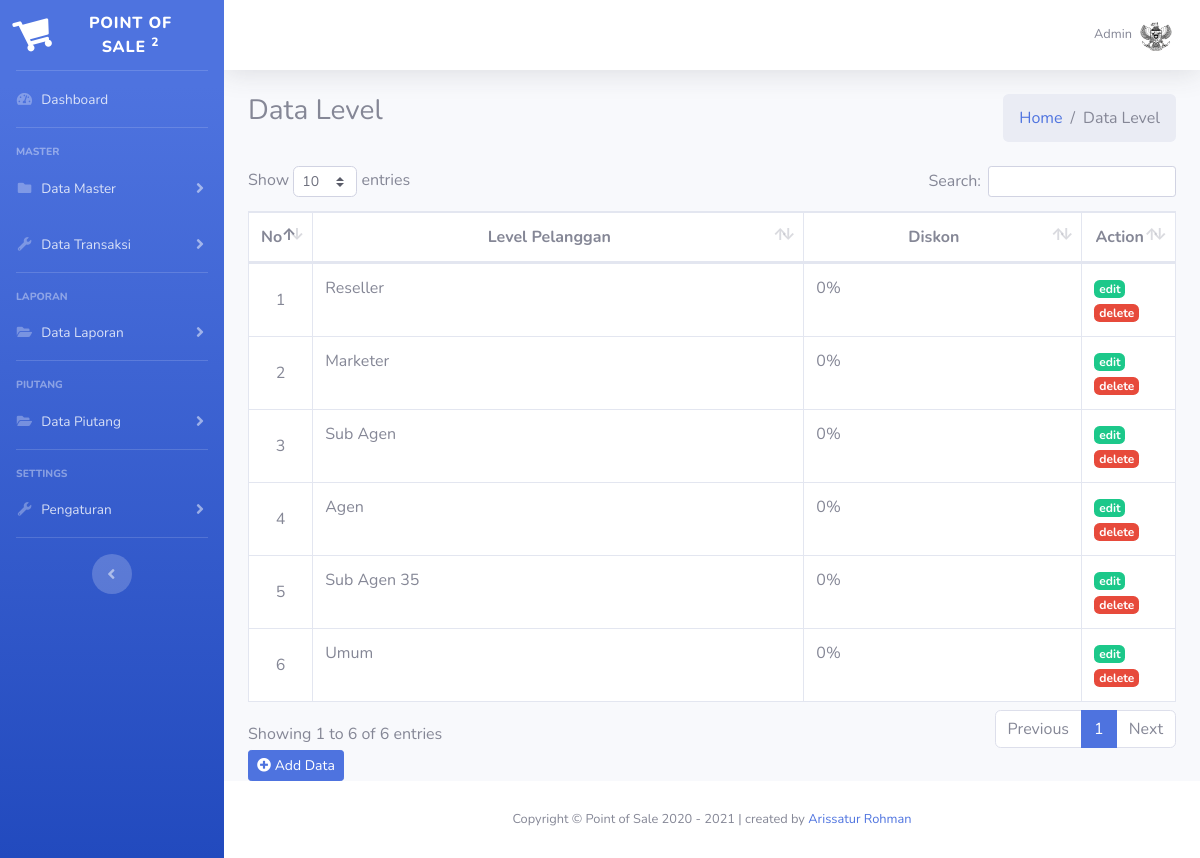
The page /index.php?page=level (signed in) on the database its author committed.
### tables this page shows
CREATE TABLE `tb_level` (
  `id_level` int(11) NOT NULL,
  `p_level` varchar(30) NOT NULL,
  `diskon` varchar(10) NOT NULL
);

### index.php (the view, shortened to what this page needs)
<?php
include("inc/config.php");
$uri_path = "//$_SERVER[HTTP_HOST]$_SERVER[REQUEST_URI]";
$uri_segments = explode('/', $uri_path);
?>
<!DOCTYPE html>
<html lang="en">
<head>
  <link href="vendor/fontawesome-free/css/all.min.css" rel="stylesheet" type="text/css">
  <link href="css/sb-admin-2.min.css" rel="stylesheet">
  <link href="vendor/datatables/dataTables.bootstrap4.min.css" rel="stylesheet">
</head>
<body id="page-top">
  <div id="wrapper">
    <ul class="navbar-nav bg-gradient-primary <?php if ($uri_segments[4] == "index.php?page=penjualan") {echo 'toggled';}else{echo '';} ?> sidebar sidebar-dark accordion" id="accordionSidebar">
      <a class="sidebar-brand d-flex align-items-center justify-content-center" href="index.php">
        <div class="sidebar-brand-icon rotate-n-15">
          <i class="fas fa-shopping-cart"></i>
        </div>
        <div class="sidebar-brand-text mx-3">Point of Sale <sup>2</sup></div>
      </a>
      <hr class="sidebar-divider my-0">
      <li class="nav-item <?php if ($uri_segments[4] == "index.php") {echo 'active';} ?>">
        <a class="nav-link" href="index.php">
          <i class="fas fa-fw fa-tachometer-alt"></i>
          <span>Dashboard</span></a>
      </li>
      <hr class="sidebar-divider">
      <div class="sidebar-heading">
        Master
      </div>
      <li class="nav-item
      <?php
        if ($uri_segments[4] == "index.php?page=barang") {echo 'active';}
        elseif ($uri_segments[4] == "index.php?page=pelanggan") {echo 'active';}
        elseif ($uri_segments[4] == "index.php?page=level") {echo 'active';}
      ?>">
        <a class="nav-link collapsed" href="#" data-toggle="collapse" data-target="#collapseTwo" aria-expanded="true" aria-controls="collapseTwo">
          <i class="fas fa-fw fa-folder"></i>
          <span>Data Master</span>
        </a>
      </li>
      <li class="nav-item
      <?php
        if ($uri_segments[4] == "index.php?page=beli") {echo 'active';}
        elseif ($uri_segments[4] == "index.php?page=penjualan") {echo 'active';}
      ?>">
        <a class="nav-link collapsed" href="#" data-toggle="collapse" data-target="#collapseUtilities" aria-expanded="true" aria-controls="collapseUtilities">
          <i class="fas fa-fw fa-wrench"></i>
          <span>Data Transaksi</span>
        </a>
      </li>
      <hr class="sidebar-divider">
      <div class="sidebar-heading">
        Laporan
      </div>
      <li class="nav-item
      <?php
        if ($uri_segments[4] == "index.php?page=top_omzet") {echo 'active';}
        elseif ($uri_segments[4] == "index.php?page=lap_penjualan") {echo 'active';}
      ?>">
        <a class="nav-link collapsed" href="#" data-toggle="collapse" data-target="#collapsePages" aria-expanded="true" aria-controls="collapsePages">
          <i class="fas fa-fw fa-folder-open"></i>
          <span>Data Laporan</span>
        </a>
      </li>
      <hr class="sidebar-divider">
      <div class="sidebar-heading">
        Piutang
      </div>
      <li class="nav-item
      <?php
        if ($uri_segments[4] == "index.php?page=piutang") {echo 'active';}
      ?>">
        <a class="nav-link collapsed" href="#" data-toggle="collapse" data-target="#piutang" aria-expanded="true" aria-controls="collapsePages">
          <i class="fas fa-fw fa-folder-open"></i>
          <span>Data Piutang</span>
        </a>
      </li>
      <hr class="sidebar-divider">
      <div class="sidebar-heading">
        Settings
      </div>
      <li class="nav-item
      <?php
        if ($uri_segments[4] == "index.php?page=brand") {echo 'active';}
        elseif ($uri_segments[4] == "index.php?page=user") {echo 'active';}
      ?>">
        <a class="nav-link collapsed" href="#" data-toggle="collapse" data-target="#collapseSetting" aria-expanded="true" aria-controls="collapseSetting">
          <i class="fas fa-fw fa-wrench"></i>
          <span>Pengaturan</span>
        </a>
      </li>
      <hr class="sidebar-divider d-none d-md-block">
      <div class="text-center d-none d-md-inline">
        <button class="rounded-circle border-0" id="sidebarToggle"></button>
      </div>
    </ul>
    <div id="content-wrapper" class="d-flex flex-column">
      <div id="content">
        <nav class="navbar navbar-expand navbar-light bg-white topbar mb-4 static-top shadow">
          <ul class="navbar-nav ml-auto">
            <li class="nav-item dropdown no-arrow">
              <a class="nav-link dropdown-toggle" href="#" id="userDropdown" role="button" data-toggle="dropdown" aria-haspopup="true" aria-expanded="false">
                <span class="mr-2 d-none d-lg-inline text-gray-600 small"><?= $_SESSION['nama_user']; ?></span>
                <img class="img-profile rounded-circle" src="img/09032021155951garuda.png">
              </a>
            </li>
          </ul>
        </nav>
        <div class="container-fluid">
          <?php
          $page = $_GET['page'];
          $aksi = $_GET['aksi'];
          if ($page == "barang") {
            if ($aksi == "") {
              include('page/barang/barang.php');
            } elseif ($aksi == "add") {
              include('page/barang/add.php');
            } elseif ($aksi == "edit") {
              include('page/barang/edit.php');
            } elseif ($aksi == "delete") {
              include('page/barang/delete.php');
            }
        } elseif ($page == "level") {
            if ($aksi == "") {
              include('page/level/level.php');
            } elseif ($aksi == "add") {
              include('page/level/add.php');
            } elseif ($aksi == "edit") {
              include('page/level/edit.php');
            } elseif ($aksi == "delete") {
              include('page/level/delete.php');
            }
          } elseif ($page == "piutang") {
            if ($aksi == "") {
              include('page/piutang/piutang.php');
            } elseif ($aksi == "edit") {
              include('page/piutang/edit.php');
            }
          } elseif ($page == "top_omzet") {
            if ($aksi == "") {
              include('page/laporan/top_omzet.php');
            } elseif ($aksi == "omzet_detail") {
              include('page/laporan/omzet_detail.php');
            }
          }elseif ($page == "brg_habis") {
            if ($aksi == "") {
              include('page/laporan/lap_brg_habis.php');
            }
          } elseif ($page == "") {
            include "dashboard.php";
          } else {
            echo "Halaman tidak ditemukan";
          }
          ?>
        </div>
      </div>
      <footer class="sticky-footer bg-white">
        <div class="container my-auto">
          <div class="copyright text-center my-auto">
            <span>Copyright &copy; Point of Sale 2020 - <?= $th = date('Y'); ?> | created by <a href="https://github.com/arissaturrohman/">Arissatur Rohman</a></span>
          </div>
        </div>
      </footer>
    </div>
  </div>
</body>
</html>

### page/level/level.php
<section class="content-header">
    <div class="row mb-2">
        <div class="col-sm-6">
            <h3>Data Level</h3>
        </div>
        <div class="col-sm-6">
            <ol class="breadcrumb float-sm-right">
                <li class="breadcrumb-item"><a href="index.php">Home</a></li>
                <li class="breadcrumb-item active">Data Level</li>
            </ol>
        </div>
    </div>
</section>
<section class="content">
    <table id="dataTable" class="table table-bordered table-hover bg-white">
        <thead>
            <tr>
                <th class="align-middle text-center" width="5%">No</th>
                <th class="align-middle text-center">Level Pelanggan</th>
                <th class="align-middle text-center">Diskon</th>
                <th class="align-middle text-center" width="10%">Action</th>
            </tr>
        </thead>
        <tbody>
            <?php
            $no = 1;
            $sql = $conn->query("SELECT * FROM tb_level ORDER BY diskon ASC");
            while ($data = $sql->fetch_assoc()) {
            ?>
                <tr>
                    <td class="align-middle text-center"><?= $no++; ?></td>
                    <td><?= $data['p_level']; ?></td>
                    <td><?= $data['diskon'] . "%"; ?></td>
                    <td>
                        <a href="?page=level&aksi=edit&id=<?= $data['id_level']; ?>" class="badge badge-success">edit</a>
                        <a href="?page=level&aksi=delete&id=<?= $data['id_level']; ?>" name="delete" onclick="return confirm('Apakah anda yakin menghapus data ini...?')" class="badge badge-danger">delete</a>
                    </td>
                </tr>
            <?php } ?>
        </tbody>
    </table>
    <a href="?page=level&aksi=add" class="btn btn-sm btn-primary"><i class="fas fa-plus-circle"></i> Add Data</a>
</section>

### rows shown on the page
tb_level: p_level "Reseller", diskon "0"
tb_level: p_level "Marketer", diskon "0"
tb_level: p_level "Sub Agen", diskon "0"
tb_level: p_level "Agen", diskon "0"
tb_level: p_level "Sub Agen 35", diskon "0"
tb_level: p_level "Umum", diskon "0"

### other values the page prints
$_SESSION['nama_user'] "Admin"
